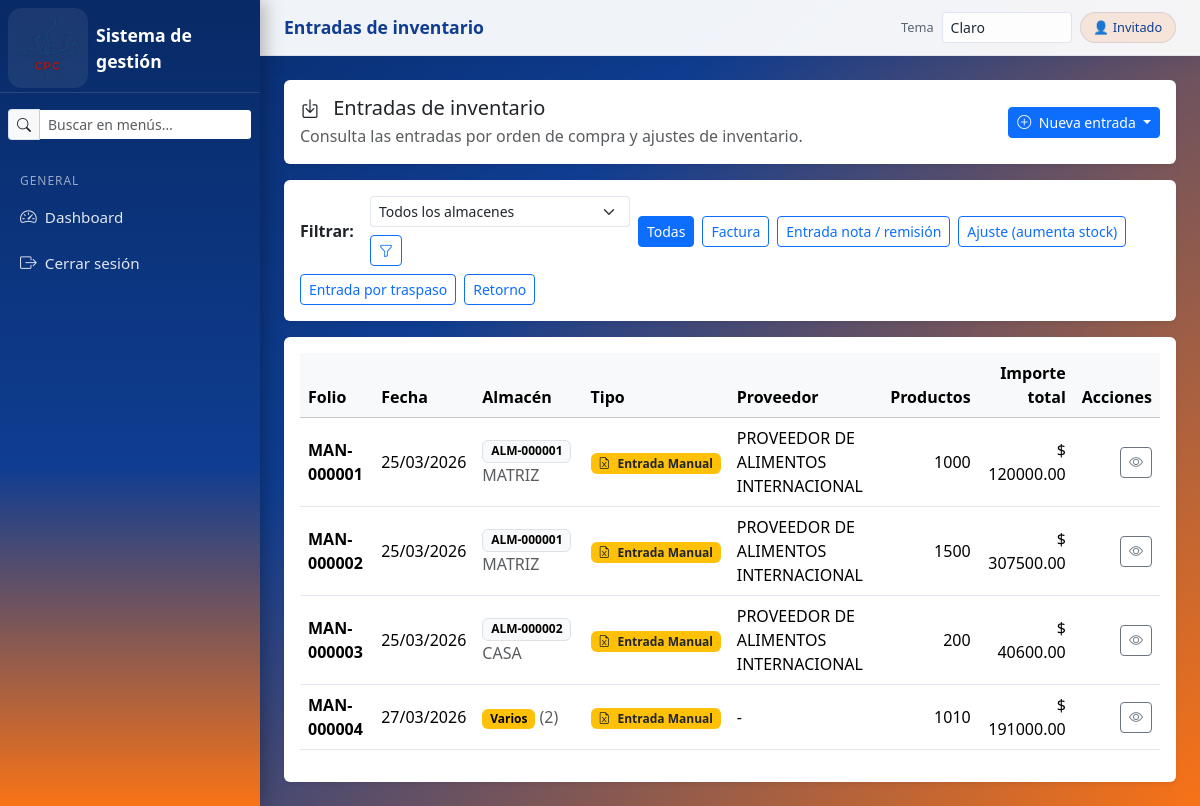
The app's page /inventarios/entradas/ with its own data.
### inventarios/models.py (models this page shows, shortened)
class EntradaInventario(models.Model):
    TIPO_OC_CON_FACTURA = "OCF"
    TIPO_ENTRADA_MANUAL = "MAN"
    TIPO_AJUSTE_POSITIVO = "AJP"
    TIPO_TRASLADO = "TRE"
    TIPO_RETORNO = "RTN"
    TIPO_CHOICES = [
        (TIPO_OC_CON_FACTURA, "Factura"),
        (TIPO_ENTRADA_MANUAL, "Entrada nota / remisión"),
        (TIPO_AJUSTE_POSITIVO, "Ajuste (aumenta stock)"),
        (TIPO_TRASLADO, "Entrada por traspaso"),
        (TIPO_RETORNO, "Retorno")
    ]
    folio = models.CharField("Folio", max_length=20, unique=True)
    fecha = models.DateField("Fecha", default=timezone.now)
    tipo = models.CharField("Tipo de entrada", max_length=3, choices=TIPO_CHOICES)
    proveedor = models.ForeignKey(
        Proveedor,
        on_delete=models.PROTECT,
        null=True,
        blank=True,
    )
    proyecto = models.ForeignKey(
        Proyecto,
        on_delete=models.PROTECT,
        null=True,
        blank=True,
        related_name="retornos_inventario",
    )
    documento_referencia = models.CharField(
        "Documento referencia",
        max_length=60,
        blank=True,
        help_text="Ej: Nota, remisión, devolución, etc.",
    )
    almacen = models.ForeignKey(
        "catalogos.Almacen",
        on_delete=models.PROTECT,
        related_name="entradas_inventario",
        null=True,
        blank=True,
    )
    uuid_factura = models.CharField(
        "UUID factura",
        max_length=40,
        blank=True,
        null=True,
        unique=True
    )
    tiene_xml = models.BooleanField("Tiene XML", default=False)
    xml_contenido = models.TextField("Contenido XML", blank=True)
    motivo = models.TextField("Motivo", blank=True)
    observaciones = models.TextField("Observaciones", blank=True)
    creado_en = models.DateTimeField(auto_now_add=True)
    class Meta:
        verbose_name = "Entrada de inventario"
        verbose_name_plural = "Entradas de inventario"
        ordering = ["-fecha", "-folio"]

class EntradaInventarioDetalle(models.Model):
    entrada = models.ForeignKey(
        EntradaInventario,
        on_delete=models.CASCADE,
        related_name="detalles",
    )
    producto = models.ForeignKey(Producto, on_delete=models.PROTECT)
    almacen = models.ForeignKey(
        "catalogos.Almacen",
        on_delete=models.PROTECT,
        related_name="entradas_detalle",
        null=True,
        blank=True,
    )
    cantidad = models.DecimalField("Cantidad", max_digits=12, decimal_places=2)
    costo_unitario = models.DecimalField("Costo unitario", max_digits=12, decimal_places=2)
    class Meta:
        verbose_name = "Detalle de entrada"
        verbose_name_plural = "Detalles de entradas"

### catalogos/models.py (models this page shows, shortened)
class Almacen(models.Model):
    TIPO_CHOICES = (
        ("FISICO", "Físico"),
        ("VIRTUAL", "Virtual"),
    )
    codigo = models.CharField(
        max_length=20,
        unique=True,
        help_text="Identificador corto del almacén (ej. MATRIZ, VIRT-PROY).",
    )
    nombre = models.CharField(max_length=100)
    tipo = models.CharField(
        max_length=10,
        choices=TIPO_CHOICES,
        default="FISICO",
    )
    ubicacion = models.CharField(
        max_length=150,
        blank=True,
        null=True,
        help_text="Dirección o referencia (solo almacenes físicos).",
    )
    es_activo = models.BooleanField(default=True)
    permite_ventas = models.BooleanField(default=True)
    permite_transferencias = models.BooleanField(default=True)
    es_virtual_sistema = models.BooleanField(
        default=False,
        help_text="Almacén virtual controlado por el sistema.",
    )
    fecha_alta = models.DateTimeField(auto_now_add=True)
    es_arrendado = models.BooleanField(default=False)
    class TipoCosto(models.TextChoices):
        POR_KILO = "POR KILO", "Por kilo"
        POR_TARIMA = "POR TARIMA", "Por tarima"
    tipo_costo = models.CharField(
        max_length=20,
        choices=TipoCosto.choices,
        null=True,
        blank=True,
        help_text="Aplica solo si el almacén es arrendado."
    )
    costo_almacen = models.DecimalField(
        max_digits=12,
        decimal_places=2,
        null=True,
        blank=True,
        validators=[MinValueValidator(Decimal("0.00"))],
        help_text="Aplica solo si el almacén es arrendado."
    )
    vencimiento_dias = models.PositiveIntegerField(
        null=True,
        blank=True,
        help_text="Cada cuántos días vence el pago (solo arrendado)."
    )
    class Meta:
        verbose_name = "Almacén"
        verbose_name_plural = "Almacenes"
        ordering = ["nombre"]

class Proveedor(models.Model):
    nombre = models.CharField(max_length=150)
    nombre_normalizado = models.CharField(
        max_length=160,
        editable=False,
        unique=True,
    )
    rfc = models.CharField(max_length=13, blank=True, null=True)
    contacto = models.CharField(max_length=150, blank=True, null=True)
    telefono = models.CharField(max_length=20, blank=True, null=True)
    email = models.EmailField(blank=True, null=True)
    direccion = models.TextField(blank=True, null=True)
    activo = models.BooleanField(default=True)
    fecha_alta = models.DateTimeField(auto_now_add=True)
    def __str__(self):
        return self.nombre

### inventarios/views/entradas.py (the view)
# urls.py: path("entradas/", v_entradas.entradas_list, name="entradas_list"),
def entradas_list(request):
    almacenes_qs = Almacen.objects.filter(es_activo=True).order_by("tipo", "nombre")
    almacen_id = (request.GET.get("almacen") or "").strip()
    entradas = (
        EntradaInventario.objects
        .select_related("almacen")
        .all()
        .prefetch_related("detalles")
        .prefetch_related("detalles__almacen")
        .annotate(
            num_almacenes=Count("detalles__almacen_id", distinct=True),
            total_productos=Sum("detalles__cantidad"),
            total_importe=
            Round(
                Sum(F("detalles__cantidad") * F("detalles__costo_unitario")),
                2
            ),
        )
    )
    if almacen_id.isdigit():
        entradas = entradas.filter(detalles__almacen_id=int(almacen_id)).distinct()
    tipo = request.GET.get("tipo")
    tipos_validos = dict(EntradaInventario.TIPO_CHOICES)
    if tipo in tipos_validos:
        entradas = entradas.filter(tipo=tipo)
    context = {
        "entradas": entradas,
        "tipo_actual": tipo,
        "almacenes": almacenes_qs,
        "almacen_id": almacen_id,
        "TIPO_CHOICES": EntradaInventario.TIPO_CHOICES,
    }
    return render(request, "inventarios/entradas_list.html", context)

### templates/inventarios/entradas_list.html (shortened to what this page needs)
{% extends "base.html" %}
{% load static %}
{% block page_title %}Entradas de inventario{% endblock %}
{% block content %}
<div class="row">
  <div class="col-12">
    <div class="card border-0 shadow-sm mb-3">
      <div class="card-body d-flex justify-content-between align-items-center">
        <div>
          <h5 class="mb-1">
            <i class="bi bi-box-arrow-in-down me-2"></i>
            Entradas de inventario
          </h5>
          <p class="text-muted mb-0">
            Consulta las entradas por orden de compra y ajustes de inventario.
          </p>
        </div>
        <div class="btn-group">
          <button type="button" class="btn btn-sm btn-primary dropdown-toggle" data-bs-toggle="dropdown" aria-expanded="false">
            <i class="bi bi-plus-circle me-1"></i>
            Nueva entrada
          </button>
        </div>
      </div>
    </div>
  </div>
  <div class="col-12 mb-3">
    <div class="card border-0 shadow-sm">
      <div class="card-body d-flex flex-wrap align-items-center gap-2">
        <span class="fw-semibold me-2">Filtrar:</span>
        <form method="get" class="d-flex flex-wrap align-items-center gap-2">
          <select name="almacen" class="form-select form-select-sm" style="min-width: 220px;">
            <option value="">Todos los almacenes</option>
          </select>
          <button class="btn btn-sm btn-outline-primary" type="submit">
            <i class="bi bi-funnel"></i>
          </button>
        </form>
        <a href="{% url 'entradas_list' %}{% if almacen_id %}?almacen={{ almacen_id }}{% endif %}"
           class="btn btn-sm {% if not tipo_actual %}btn-primary{% else %}btn-outline-primary{% endif %}">
          Todas
        </a>
        {% for value, label in TIPO_CHOICES %}
          <a href="{% url 'entradas_list' %}?tipo={{ value }}{% if almacen_id %}&almacen={{ almacen_id }}{% endif %}"
             class="btn btn-sm {% if tipo_actual == value %}btn-primary{% else %}btn-outline-primary{% endif %}">
            {{ label }}
          </a>
        {% endfor %}
      </div>
    </div>
  </div>
  <div class="col-12">
    <div class="card border-0 shadow-sm">
      <div class="card-body">
        <div class="table-responsive">
          <table class="table table-hover align-middle">
            <thead class="table-light">
              <tr>
                <th>Folio</th>
                <th>Fecha</th>
                <th>Almacén</th>
                <th>Tipo</th>
                <th>Proveedor</th>
                <th class="text-end">Productos</th>
                <th class="text-end">Importe total</th>
                <th class="text-end">Acciones</th>
              </tr>
            </thead>
            <tbody>
              {% for entrada in entradas %}
                <tr>
                  <td class="fw-semibold">{{ entrada.folio }}</td>
                  <td>{{ entrada.fecha|date:"d/m/Y" }}</td>
                  <td>
                    {% if entrada.num_almacenes|default:0 > 1 %}
                      <span class="badge text-bg-warning">Varios</span>
                      <span class="text-muted">({{ entrada.num_almacenes }})</span>
                    {% elif entrada.num_almacenes|default:0 == 1 %}
                      {% with det=entrada.detalles.all|first %}
                        {% if det and det.almacen %}
                          <span class="badge text-bg-light border">{{ det.almacen.codigo }}</span>
                          <span class="text-muted">{{ det.almacen.nombre }}</span>
                        {% elif entrada.almacen %}
                          <span class="badge text-bg-light border">{{ entrada.almacen.codigo }}</span>
                          <span class="text-muted">{{ entrada.almacen.nombre }}</span>
                        {% else %}
                          <span class="text-muted">—</span>
                        {% endif %}
                      {% endwith %}
                    {% endif %}
                  </td>
                  <td>
                    {% if entrada.tipo == "OCF" %}
                      <span class="badge text-bg-success">
                        <i class="bi bi-file-earmark-text me-1"></i>
                        Entrada Factura
                      </span>
                    {% elif entrada.tipo == "MAN" %}
                      <span class="badge text-bg-warning text-dark">
                        <i class="bi bi-file-earmark-excel me-1"></i>
                        Entrada Manual
                      </span>
                    {% else %}
                      <span class="badge text-bg-info text-dark">
                        <i class="bi bi-sliders me-1"></i>
                        Ajuste
                      </span>
                    {% endif %}
                  </td>
                  <td>{{ entrada.proveedor|default:"-" }}</td>
                  <td class="text-end">
                    {{ entrada.total_productos|default:"0" }}
                  </td>
                  <td class="text-end">
                    $ {{ entrada.total_importe|default:"0.00"|floatformat:2 }}
                  </td>
                  <td class="text-end">
                    <a href="{% url 'entrada_detalle' entrada.id %}" class="btn btn-sm btn-outline-secondary">
                      <i class="bi bi-eye"></i>
                    </a>
                  </td>
                </tr>
              {% empty %}
                <tr>
                  <td colspan="8" class="text-center text-muted py-4">
                    No hay entradas registradas.
                  </td>
                </tr>
              {% endfor %}
            </tbody>
          </table>
        </div>
      </div>
    </div>
  </div>
</div>
{% endblock %}

### templates/base.html (shortened to what this page needs)
<!DOCTYPE html>
<html lang="es">
<head>
  {% load static %}
  {% load roles %}
  <link href="https://cdn.jsdelivr.net/npm/bootstrap@5.3.3/dist/css/bootstrap.min.css" rel="stylesheet">
  <link rel="stylesheet" href="https://cdn.jsdelivr.net/npm/bootstrap-icons@1.11.3/font/bootstrap-icons.css">
  <link rel="stylesheet" href="{% static 'css/base.css' %}">
</head>
<body class="{% block body_class %}bg-solar-main{% endblock %}">
{% block layout %}
<div class="d-flex solar-layout">
  <aside class="solar-sidebar" id="solarSidebar">
    <div class="brand d-flex justify-content-between align-items-center px-2 pt-2 pb-1">
      <a href="{% url 'home' %}" class="d-flex align-items-center text-decoration-none text-white">
        <img src="{% static 'resources/logo.png' %}" alt="Logo" class="logo-sidebar me-2">
        <span class="brand-title mb-0">Sistema de gestión</span>
      </a>
    </div>
    <div class="px-2 mt-3">
      <div class="input-group input-group-sm">
        <span class="input-group-text">
          <i class="bi bi-search"></i>
        </span>
        <input id="menuSearch"
               type="text"
               class="form-control"
               placeholder="Buscar en menús…"
               autocomplete="off">
      </div>
    </div>
    <nav class="nav flex-column mt-3">
      <div class="nav-section-title">General</div>
      <a href="{% url 'home' %}" class="nav-link {% block active_home %}{% endblock %}">
        <i class="bi bi-speedometer2"></i>
        <span>Dashboard</span>
      </a>
      <a href="{% url 'logout' %}" class="nav-link">
        <i class="bi bi-box-arrow-right"></i>Cerrar sesión
      </a>
    </nav>
  </aside>
  <div class="solar-main">
    <header class="solar-main-header">
      <h2 class="solar-main-header-title mb-0">
        {% block page_title %}Dashboard{% endblock %}
      </h2>
      <div class="d-flex align-items-center gap-2">
        <div class="theme-switcher-wrap">
          <label class="theme-switcher-label" for="themeSwitcher">Tema</label>
          <select id="themeSwitcher" class="form-select form-select-sm theme-switcher">
            <option value="light">Claro</option>
          </select>
        </div>
        <span class="solar-badge-user">
          👤
          {% if request.user.is_authenticated %}
            {{ request.user.username }}
          {% else %}
            Invitado
          {% endif %}
        </span>
      </div>
    </header>
    <main class="solar-main-content">
      {% block content %}{% endblock %}
    </main>
  </div>
</div>
{% endblock %}
</body>
</html>

### records on screen
EntradaInventario: folio "MAN-000001", fecha "25/03/2026", detalles.almacen.codigo "ALM-000001", detalles.almacen.nombre "MATRIZ", tipo "MAN" (drawn), proveedor "PROVEEDOR DE ALIMENTOS INTERNACIONAL", total_productos "1000", total_importe "120000.00"
EntradaInventario: folio "MAN-000002", fecha "25/03/2026", detalles.almacen.codigo "ALM-000001", detalles.almacen.nombre "MATRIZ", tipo "MAN" (drawn), proveedor "PROVEEDOR DE ALIMENTOS INTERNACIONAL", total_productos "1500", total_importe "307500.00"
EntradaInventario: folio "MAN-000003", fecha "25/03/2026", detalles.almacen.codigo "ALM-000002", detalles.almacen.nombre "CASA", tipo "MAN" (drawn), proveedor "PROVEEDOR DE ALIMENTOS INTERNACIONAL", total_productos "200", total_importe "40600.00"
EntradaInventario: folio "MAN-000004", fecha "27/03/2026", num_almacenes "2", tipo "MAN" (drawn), proveedor "-", total_productos "1010", total_importe "191000.00"

### other values on screen
{{ label }} "Factura" "Entrada nota / remisión" "Ajuste (aumenta stock)" "Entrada por traspaso" "Retorno"
